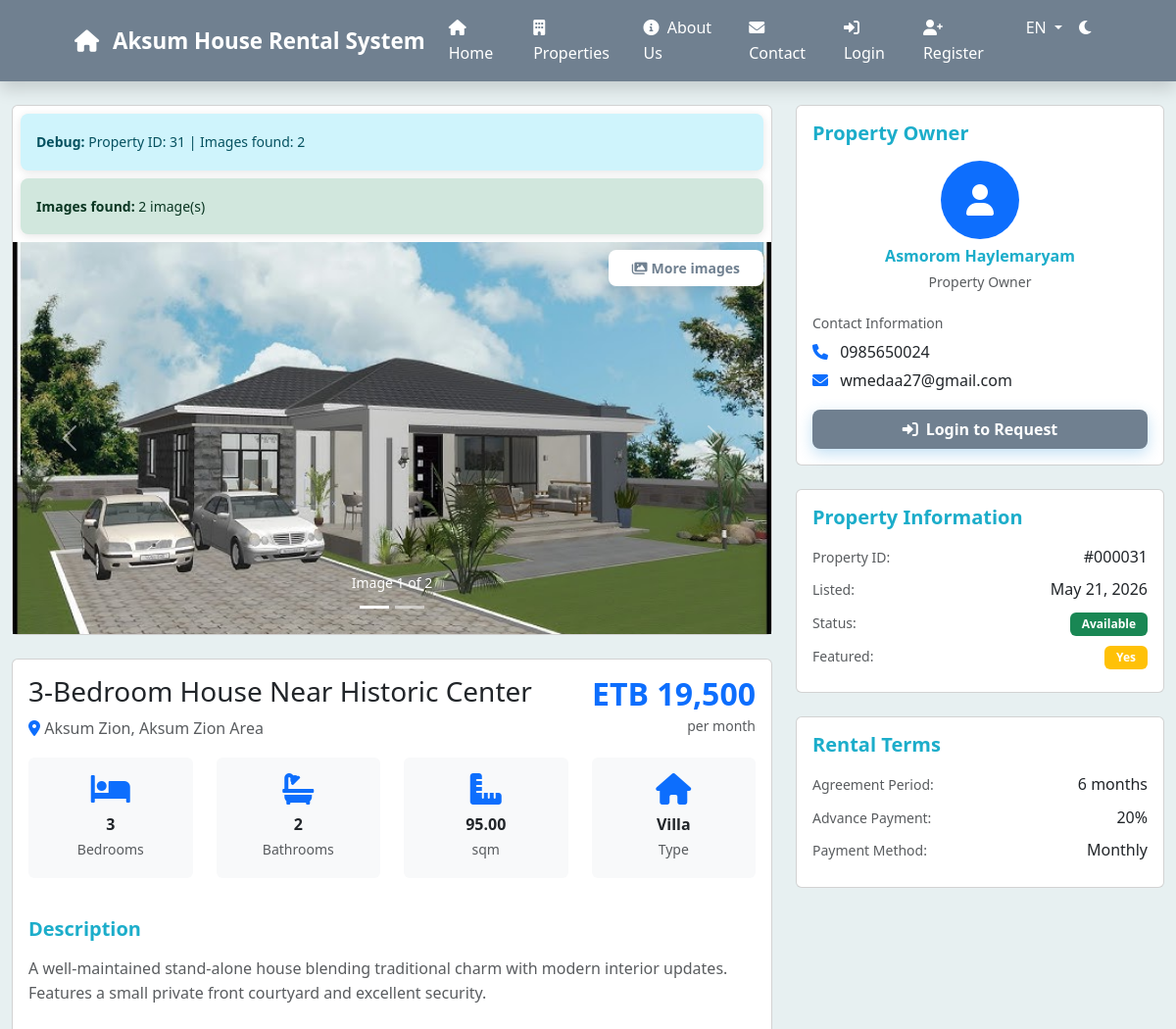
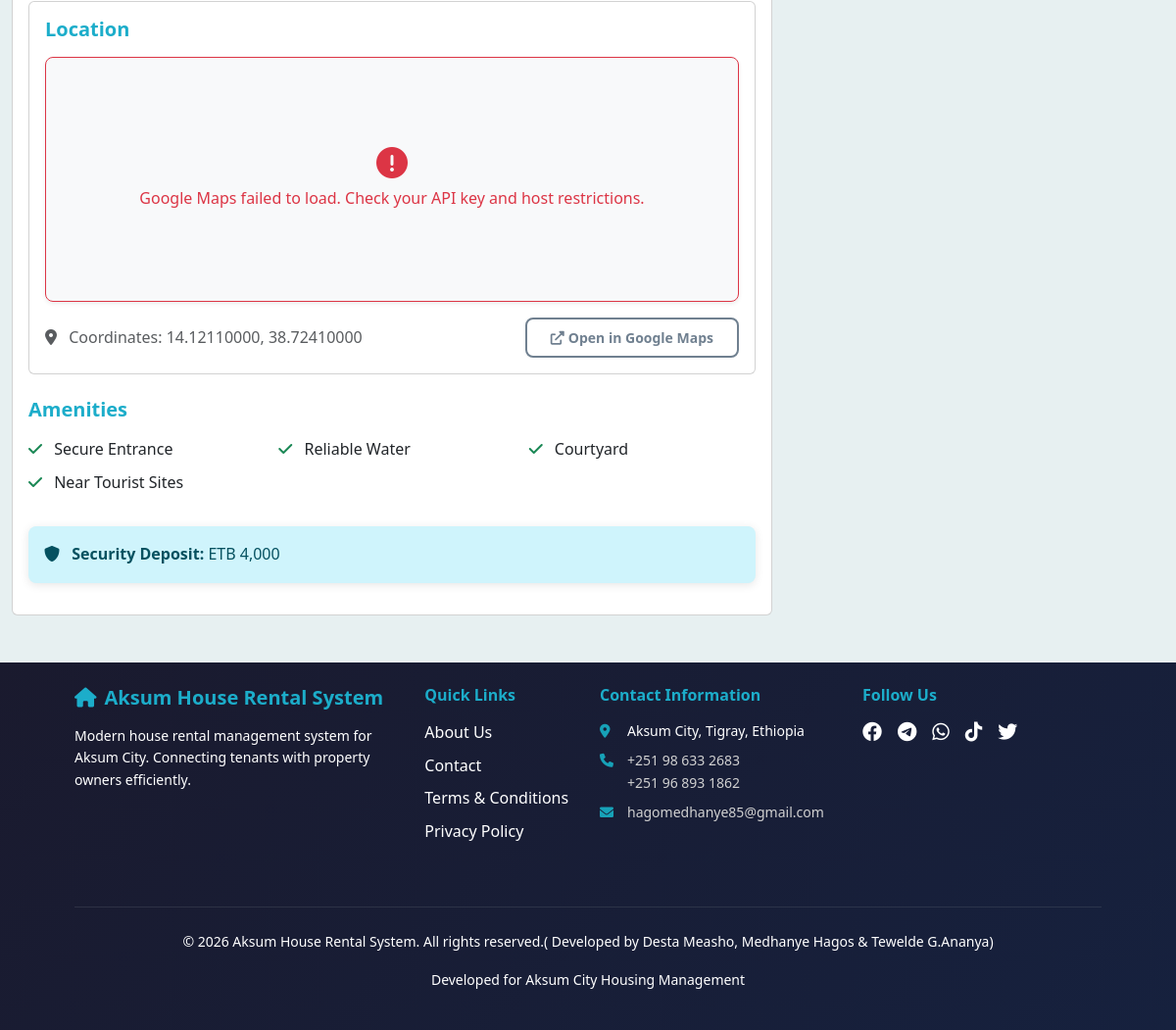
Screenshot of /public/property-details.php?id=31 with the database file from the repository (2 pictures, top to bottom).
### tables this page shows
CREATE TABLE `property_images` (
  `image_id` int(11) NOT NULL,
  `property_id` int(11) NOT NULL,
  `image_url` varchar(255) NOT NULL,
  `is_primary` tinyint(1) DEFAULT 0,
  `uploaded_at` timestamp NOT NULL DEFAULT current_timestamp()
);

CREATE TABLE `properties` (
  `property_id` int(11) NOT NULL,
  `owner_id` int(11) NOT NULL,
  `title` varchar(200) NOT NULL,
  `description` text DEFAULT NULL,
  `property_type` enum('house','apartment','villa','condominium','commercial') NOT NULL,
  `address` text NOT NULL,
  `location_id` int(11) DEFAULT NULL,
  `subcity` varchar(100) DEFAULT NULL,
  `bedrooms` int(11) DEFAULT NULL,
  `bathrooms` int(11) DEFAULT NULL,
  `area_sqm` decimal(10,2) DEFAULT NULL,
  `monthly_rent` decimal(10,2) NOT NULL,
  `security_deposit` decimal(10,2) DEFAULT NULL,
  `is_furnished` tinyint(1) DEFAULT 0,
  `amenities` text DEFAULT NULL,
  `status` enum('available','requested','rented','maintenance','unavailable') DEFAULT 'available',
  `review_status` enum('pending','approved','rejected','needs_revision') NOT NULL DEFAULT 'pending',
  `reviewed_by` int(11) DEFAULT NULL,
  `review_date` timestamp NULL DEFAULT NULL,
  `review_comments` text DEFAULT NULL,
  `featured` tinyint(1) DEFAULT 0,
  `latitude` decimal(10,8) DEFAULT NULL,
  `longitude` decimal(11,8) DEFAULT NULL,
  `contact_preferences` text DEFAULT NULL,
  `contact_phone` varchar(255) DEFAULT NULL,
  `contact_email` varchar(255) DEFAULT NULL,
  `property_rules` text DEFAULT NULL,
  `created_at` timestamp NOT NULL DEFAULT current_timestamp(),
  `updated_at` timestamp NOT NULL DEFAULT current_timestamp() ON UPDATE current_timestamp()
);

CREATE TABLE `locations` (
  `location_id` int(11) NOT NULL,
  `location_name` varchar(100) NOT NULL,
  `subcity` varchar(100) DEFAULT NULL,
  `latitude` decimal(10,8) DEFAULT NULL,
  `longitude` decimal(11,8) DEFAULT NULL,
  `description` text DEFAULT NULL
);

CREATE TABLE `users` (
  `user_id` int(11) NOT NULL,
  `full_name` varchar(100) NOT NULL,
  `email` varchar(100) NOT NULL,
  `phone` varchar(20) DEFAULT NULL,
  `password_hash` varchar(255) NOT NULL,
  `role` enum('tenant','owner','employee','admin') NOT NULL,
  `id_number` varchar(50) DEFAULT NULL,
  `address` text DEFAULT NULL,
  `id_image` varchar(255) DEFAULT NULL,
  `profile_image` varchar(255) DEFAULT NULL,
  `profile_picture` varchar(255) DEFAULT NULL,
  `is_verified` tinyint(1) DEFAULT 0,
  `verification_token` varchar(255) DEFAULT NULL,
  `token_expires_at` datetime DEFAULT NULL,
  `is_active` tinyint(1) DEFAULT 1,
  `status` enum('active','inactive','suspended','pending') DEFAULT 'pending',
  `created_at` timestamp NOT NULL DEFAULT current_timestamp(),
  `updated_at` timestamp NOT NULL DEFAULT current_timestamp() ON UPDATE current_timestamp(),
  `login_attempts` int(11) DEFAULT 0 COMMENT 'Number of failed login attempts',
  `last_attempt_time` timestamp NULL DEFAULT NULL COMMENT 'Time of last failed login attempt',
  `lockout_until` timestamp NULL DEFAULT NULL COMMENT 'Time until account is locked out',
  `force_password_change` tinyint(1) DEFAULT 0
);

### public/property-details.php (the view, shortened to what the rows shown need)
<?php
require_once '../includes/config.php';
$property_id = $_GET['id'] ?? 0;
$sql = "SELECT p.*, l.location_name, l.subcity, u.full_name as owner_name, u.phone as owner_phone, u.email as owner_email,
               (SELECT image_url FROM property_images WHERE property_id = p.property_id AND is_primary = 1 LIMIT 1) as primary_image
        FROM properties p
        LEFT JOIN locations l ON p.location_id = l.location_id
        LEFT JOIN users u ON p.owner_id = u.user_id
        WHERE p.property_id = ? AND p.status IN ('available', 'requested', 'rented') AND p.review_status = 'approved'";
$stmt = $db->prepare($sql);
$property = $db->getSingle($stmt, [$property_id]);
$sql = "SELECT image_url FROM property_images WHERE property_id = ? ORDER BY is_primary DESC, image_id ASC";
$stmt = $db->prepare($sql);
$images = $db->getMultiple($stmt, [$property_id]);
include '../includes/header.php';
?>
<div class="container-fluid py-4">
    <div class="row">
        <div class="col-lg-8">
            <div class="card mb-4">
                <div class="card-body p-0">
                    <?php if (empty($images)): ?>
                        <div class="alert alert-warning m-2">
                            <small><strong>No images found</strong> - Showing default image</small>
                        </div>
                        <img src="../assets/images/default-property.jpg" class="d-block w-100" style="height: 400px; object-fit: cover;" alt="Property">
                    <?php else: ?>
                        <div id="propertyCarousel" class="carousel slide" data-bs-ride="carousel">
                            <div class="carousel-indicators">
                                <?php foreach ($images as $index => $image): ?>
                                    <button type="button" data-bs-target="#propertyCarousel" data-bs-slide-to="<?php echo $index; ?>"
                                            class="<?php echo $index === 0 ? 'active' : ''; ?>" <?php echo $index === 0 ? 'aria-current="true"' : ''; ?>></button>
                                <?php endforeach; ?>
                            </div>
                            <div class="carousel-inner">
                                <?php foreach ($images as $index => $image): ?>
                                    <div class="carousel-item <?php echo $index === 0 ? 'active' : ''; ?>" style="position:relative;">
                                        <img src="<?php echo htmlspecialchars($image['image_url']); ?>" class="d-block w-100"
                                             style="height: 400px; object-fit: cover;" alt="Property Image <?php echo $index + 1; ?>">
                                        <button type="button" class="btn btn-sm btn-light position-absolute top-0 end-0 m-2 show-more-images-btn" data-index="<?php echo $index; ?>" title="Show more images" style="z-index:1050;">
                                            <i class="fas fa-images me-1"></i>More images
                                        </button>
                                        <div class="carousel-caption">
                                            <small>Image <?php echo $index + 1; ?> of <?php echo count($images); ?></small>
                                        </div>
                                    </div>
                                <?php endforeach; ?>
                            </div>
                        </div>
                    <?php endif; ?>
                </div>
            </div>
            <div class="card mb-4">
                <div class="card-body">
                    <div class="d-flex justify-content-between align-items-start mb-3">
                        <div>
                            <h1 class="h3 mb-2"><?php echo htmlspecialchars($property['title']); ?></h1>
                            <p class="text-muted mb-0">
                                <i class="fas fa-map-marker-alt text-primary"></i>
                                <?php echo htmlspecialchars($property['location_name']); ?>,
                                <?php echo htmlspecialchars($property['subcity']); ?>
                            </p>
                        </div>
                        <div class="text-end">
                            <h2 class="text-primary mb-0">ETB <?php echo number_format($property['monthly_rent'], 0); ?></h2>
                            <small class="text-muted">per month</small>
                        </div>
                    </div>
                    <div class="row mb-4">
                        <div class="col-md-3 col-6 text-center mb-3">
                            <div class="p-3 bg-light rounded">
                                <i class="fas fa-bed fa-2x text-primary mb-2"></i>
                                <div class="fw-bold"><?php echo $property['bedrooms']; ?></div>
                                <small class="text-muted">Bedrooms</small>
                            </div>
                        </div>
                        <div class="col-md-3 col-6 text-center mb-3">
                            <div class="p-3 bg-light rounded">
                                <i class="fas fa-bath fa-2x text-primary mb-2"></i>
                                <div class="fw-bold"><?php echo $property['bathrooms']; ?></div>
                                <small class="text-muted">Bathrooms</small>
                            </div>
                        </div>
                        <div class="col-md-3 col-6 text-center mb-3">
                            <div class="p-3 bg-light rounded">
                                <i class="fas fa-ruler-combined fa-2x text-primary mb-2"></i>
                                <div class="fw-bold"><?php echo $property['area_sqm']; ?></div>
                                <small class="text-muted">sqm</small>
                            </div>
                        </div>
                        <div class="col-md-3 col-6 text-center mb-3">
                            <div class="p-3 bg-light rounded">
                                <i class="fas fa-home fa-2x text-primary mb-2"></i>
                                <div class="fw-bold"><?php echo ucfirst($property['property_type']); ?></div>
                                <small class="text-muted">Type</small>
                            </div>
                        </div>
                    </div>
                    <div class="mb-4">
                        <h5 class="mb-3">Description</h5>
                        <p class="text-muted"><?php echo nl2br(htmlspecialchars($property['description'])); ?></p>
                    </div>
                    <div class="card mb-4">
                        <div class="card-body">
                            <?php if (!empty($property['latitude']) && !empty($property['longitude'])): ?>
                                <div id="propertyDetailsMap" class="rounded-3 shadow-sm mb-3" style="height:250px;"></div>
                                <div class="d-flex justify-content-between align-items-center">
                                    <p class="text-muted mb-0">
                                        <i class="fas fa-map-marker-alt me-2"></i>
                                        Coordinates: <?php echo htmlspecialchars($property['latitude']); ?>, <?php echo htmlspecialchars($property['longitude']); ?>
                                    </p>
                                    <a href="https://www.google.com/maps?q=<?php echo $property['latitude']; ?>,<?php echo $property['longitude']; ?>" target="_blank" class="btn btn-outline-primary btn-sm">
                                        <i class="fas fa-external-link-alt me-1"></i>Open in Google Maps
                                    </a>
                                </div>
                            <?php endif; ?>
                        </div>
                    </div>
                    <?php if (!empty($property['amenities'])): ?>
                        <div class="mb-4">
                            <h5 class="mb-3">Amenities</h5>
                            <div class="row">
                                <?php
                                $amenities = explode(',', $property['amenities']);
                                foreach ($amenities as $amenity):
                                    $amenity = trim($amenity);
                                    if (!empty($amenity)):
                                ?>
                                    <div class="col-md-4 col-6 mb-2">
                                        <i class="fas fa-check text-success me-2"></i>
                                        <?php echo htmlspecialchars($amenity); ?>
                                    </div>
                                <?php
                                    endif;
                                endforeach;
                                ?>
                            </div>
                        </div>
                    <?php endif; ?>
                    <?php if ($property['security_deposit']): ?>
                        <div class="alert alert-info">
                            <i class="fas fa-shield-alt me-2"></i>
                            <strong>Security Deposit:</strong> ETB <?php echo number_format($property['security_deposit'], 0); ?>
                        </div>
                    <?php endif; ?>
                </div>
            </div>
        </div>
        <div class="col-lg-4">
            <div class="card mb-4">
                <div class="card-body">
                    <div class="text-center mb-3">
                        <div class="bg-primary text-white rounded-circle d-inline-flex align-items-center justify-content-center"
                             style="width: 80px; height: 80px;">
                            <i class="fas fa-user fa-2x"></i>
                        </div>
                        <h6 class="mt-2 mb-1"><?php echo htmlspecialchars($property['owner_name']); ?></h6>
                        <small class="text-muted">Property Owner</small>
                    </div>
                    <div class="mb-3">
                        <small class="text-muted">Contact Information</small>
                        <div class="mt-1">
                            <i class="fas fa-phone text-primary me-2"></i>
                            <?php echo htmlspecialchars($property['owner_phone']); ?>
                        </div>
                        <div class="mt-1">
                            <i class="fas fa-envelope text-primary me-2"></i>
                            <?php echo htmlspecialchars($property['owner_email']); ?>
                        </div>
                    </div>
                </div>
            </div>
            <div class="card mb-4">
                <div class="card-body">
                    <div class="mb-2">
                        <small class="text-muted">Property ID:</small>
                        <span class="float-end">#<?php echo str_pad($property['property_id'], 6, '0', STR_PAD_LEFT); ?></span>
                    </div>
                    <div class="mb-2">
                        <small class="text-muted">Listed:</small>
                        <span class="float-end"><?php echo date('M d, Y', strtotime($property['created_at'])); ?></span>
                    </div>
                    <?php
                    $statusClasses = [
                        'available' => 'success',
                        'requested' => 'warning',
                        'rented' => 'danger',
                        'maintenance' => 'secondary',
                        'unavailable' => 'dark'
                    ];
                    $statusLabel = ucfirst($property['status']);
                    $statusClass = $statusClasses[$property['status']] ?? 'secondary';
                    ?>
                    <div class="mb-2">
                        <span class="float-end"><span class="badge bg-<?php echo $statusClass; ?>"><?php echo htmlspecialchars($statusLabel); ?></span></span>
                    </div>
                </div>
            </div>
        </div>
    </div>
</div>
<?php include '../includes/footer.php'; ?>

### rows the page displays
property_images: image_url (picture), count($images) "2"
properties: title "3-Bedroom House Near Historic Center", location.location_name "Aksum Zion", location.subcity "Aksum Zion Area", monthly_rent "19,500", bedrooms "3", bathrooms "2", area_sqm "95.00", property_type "Villa", description "A well-maintained stand-alone house blending traditional charm with modern interior updates. Features a small private front courtyard and excellent security.", latitude "14.12110000", longitude "38.72410000", amenities "Secure Entrance", amenities "Reliable Water", amenities "Courtyard", amenities "Near Tourist Sites", security_deposit "4,000", owner.full_name "Asmorom Haylemaryam", owner.phone "0985650024", owner.email "wmedaa27@gmail.com", property_id "000031", created_at "May 21, 2026", status "Available"

### other values shown
t('site_name') "Aksum House Rental System"
t('home') "Home"
t('properties') "Properties"
t('about') "About Us"
t('contact') "Contact"
t('login') "Login"
t('register') "Register"
get_current_language() "EN"
$property_id "31"
count($images) "2"
__('site_name') "Aksum House Rental System"
__('footer_brand_description') "Modern house rental management system for Aksum City. Connecting tenants with property owners efficiently."
__('footer_quick_links') "Quick Links"
__('about') "About Us"
__('contact') "Contact"
